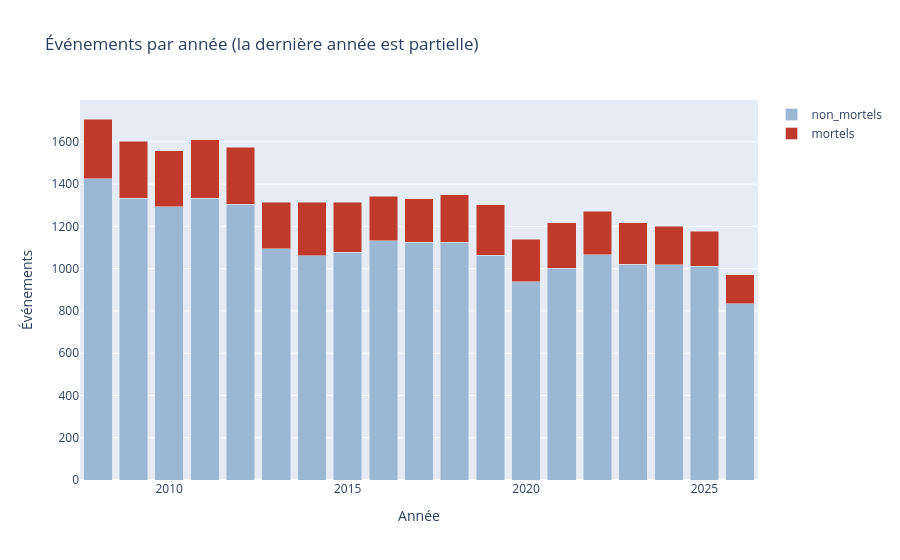

This figure's notebook cell:
### Markdown cell above
## 1. Évolution du nombre d'événements par année

### Code cell
df = sql("""SELECT ev_year AS annee, COUNT(*) AS evenements,
                    SUM(gravite_max='FATL') AS mortels
             FROM events GROUP BY ev_year ORDER BY ev_year""")
df["non_mortels"] = df["evenements"] - df["mortels"]
df["note"] = df["annee"].map(lambda a: "année partielle" if a == df["annee"].max() else "")

fig = px.bar(df, x="annee", y=["non_mortels", "mortels"],
             labels={"value": "Événements", "annee": "Année", "variable": ""},
             title="Événements par année (la dernière année est partielle)",
             color_discrete_map={"non_mortels": "#9bb7d4", "mortels": "#c0392b"})
fig.update_layout(barmode="stack", legend_title_text="")
sauver(fig, "01_evolution_annuelle")

### Figure 1 — Plotly figure (JSON) as saved in the notebook; plotly's stock layout.template omitted (floating-point values rounded to 4 significant figures)
{"data": [{"hovertemplate": "=non_mortels<br>Année=%{x}<br>Événements=%{y}<extra></extra>", "legendgroup": "non_mortels", "marker": {"color": "#9bb7d4", "pattern": {"shape": ""}}, "name": "non_mortels", "orientation": "v", "showlegend": true, "textposition": "auto", "type": "bar", "x": [2008, 2009, 2010, 2011, 2012, 2013, 2014, 2015, 2016, 2017, 2018, 2019, 2020, 2021, 2022, 2023, 2024, 2025, 2026], "xaxis": "x", "y": [1425, 1333, 1293, 1332, 1305, 1093, 1062, 1078, 1132, 1126, 1126, 1063, 938, 1002, 1066, 1020, 1018, 1011, 835], "yaxis": "y"}, {"hovertemplate": "=mortels<br>Année=%{x}<br>Événements=%{y}<extra></extra>", "legendgroup": "mortels", "marker": {"color": "#c0392b", "pattern": {"shape": ""}}, "name": "mortels", "orientation": "v", "showlegend": true, "textposition": "auto", "type": "bar", "x": [2008, 2009, 2010, 2011, 2012, 2013, 2014, 2015, 2016, 2017, 2018, 2019, 2020, 2021, 2022, 2023, 2024, 2025, 2026], "xaxis": "x", "y": [283, 269, 265, 277, 270, 220, 253, 235, 210, 205, 224, 239, 201, 214, 205, 197, 182, 166, 137], "yaxis": "y"}], "layout": {"barmode": "stack", "legend": {"title": {"text": ""}, "tracegroupgap": 0}, "title": {"text": "Événements par année (la dernière année est partielle)"}, "xaxis": {"anchor": "y", "domain": [0, 1], "title": {"text": "Année"}}, "yaxis": {"anchor": "x", "domain": [0, 1], "title": {"text": "Événements"}}}}
